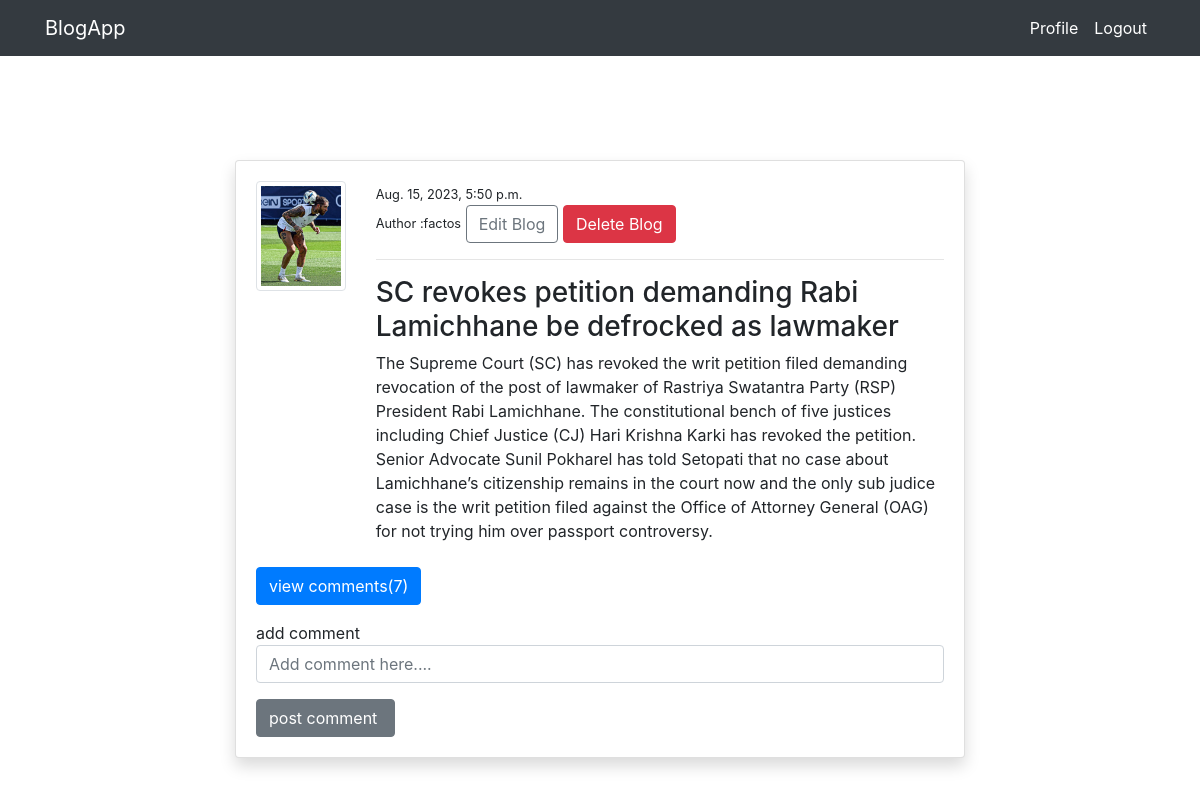
The page /post_details/18/ (signed in) on the database its author committed.
### myblog/models.py (models this page shows, shortened)
class BlogModel(models.Model):
    title = models.CharField(max_length=100)
    content = models.TextField()
    author = models.ForeignKey(User,on_delete=models.CASCADE)
    date_created = models.DateTimeField(auto_now_add=True)
    class Meta:
        ordering = ('-date_created',)
    def Count_cmnt(self):
        return self.postcomments_set.all().count()

### Accounts/models.py (models this page shows, shortened)
class AccountModel(models.Model):
    user = models.OneToOneField(User, on_delete=models.CASCADE)
    image=models.ImageField(default='default.png',upload_to='account' , validators=[FileExtensionValidator(['png','jpg','jpeg'])])

### myblog/views.py (the view)
# urls.py: path('post_details/<int:pk>/', views.Post_details , name='post_details'),
def Post_details(request,pk):
    post = BlogModel.objects.get(id=pk)
    if request.method == 'POST':
        c_form = CommentForm(request.POST)
        if c_form.is_valid():
            isinstance = c_form.save(commit=False)
            isinstance.user = request.user
            isinstance.post = post
            isinstance.save()
            return redirect('post_details',pk=post.id)
    else:
        c_form = CommentForm()
    post=BlogModel.objects.get(id=pk)
    context ={
        'post':post,
        'c_form':c_form
    }
    return render(request,'blogs/post_details.html',context)

### myblog/forms.py
class CommentForm(forms.ModelForm):
    content = forms.CharField(
        label='', widget=forms.TextInput(attrs={'placeholder': 'Add comment here....'}))
    class Meta:
        model = PostComments
        fields = ('content',)

### templates/blogs/post_details.html (shortened to what this page needs)
{% extends 'baseFiles/base.html' %}
{% load crispy_forms_tags %}
{% block content %}
<div class="container">
    <div class="row mt-5 pt-5">
        <div class="col-md-8 offset-md-2">
            <div class="card my-3 shadow">
                <div class="card-body">
                    <div class="row">
                        <div class="col-md-2">
                            <small> <img class="img-thumbnail" src="{{post.author.accountmodel.image.url}}"
                                    alt="image1"></small>
                        </div>
                        <div class="col-md-10">
                            <small>{{ post.date_created }}</small>
                            <br>
                            <small> Author :{{ post.author.username }}</small>
                            {% if post.author == request.user %}
                            <span><a class="btn btn-outline-secondary" href="{% url 'edit_post' post.id %}">Edit Blog
                                </a></span>
                            <span><a class="btn btn-danger " href="{% url 'delete_post' post.id %}">Delete Blog
                                </a></span>
                            {% endif %}
                            <hr>
                            <h3>{{post.title}}</h3>
                            <p>{{post.content}}</p>
                        </div>
                    </div>
                    {% if request.user.is_authenticated %}
                    <p class="mt-2">
                        <a class="btn btn-primary" data-toggle="collapse" href="#collapseExample" role="button"
                            aria-expanded="false" aria-controls="collapseExample">
                            view comments({{post.Count_cmnt}})
                        </a>
                    </p>
                    add comment
                    <form method="POST">
                        {{c_form | crispy}}
                        <input class="btn btn-secondary" type="submit" value="post comment ">
                    </form>
                    {% endif %}
                </div>
            </div>
        </div>
    </div>
</div>
{% endblock %}

### rows shown on the page
BlogModel: author.accountmodel.image (picture), date_created "Aug. 15, 2023, 5:50 p.m.", author.username "factos", title "SC revokes petition demanding Rabi Lamichhane be defrocked as lawmaker", content "The Supreme Court (SC) has revoked the writ petition filed demanding revocation of the post of lawmaker of Rastriya Swatantra Party (RSP) President Rabi Lamichhane. The constitutional bench of five justices including Chief Justice (CJ) Hari Krishna Karki has revoked the petition. Senior Advocate Sunil Pokharel has told Setopati that no case about Lamichhane’s citizenship remains in the court now and the only sub judice case is the writ petition filed against the Office of Attorney General (OAG) for not trying him over passport controversy.", Count_cmnt "7"
